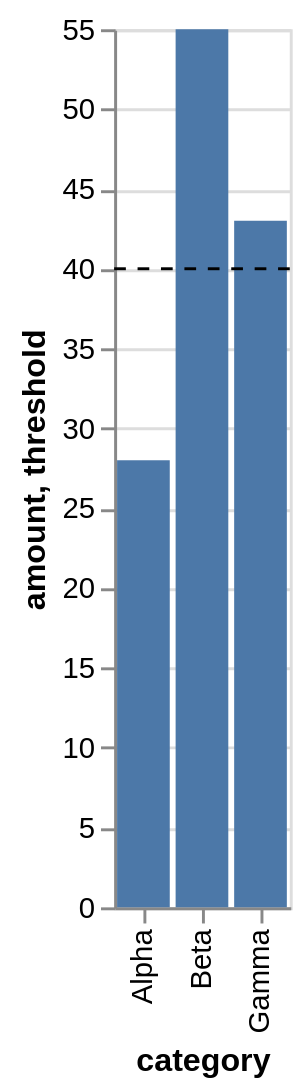

Source (Vega-Lite JSON):
### Vega-Lite specification from a JSON file in a GitHub repository (floating-point values rounded to 4 significant figures)
{"$schema": "https://vega.github.io/schema/vega-lite/v5.json", "description": "Two layers reading two different tables, and a third joined in beside them.", "layer": [{"data": {"values": [{"category": "Alpha", "amount": 28}, {"category": "Beta", "amount": 55}, {"category": "Gamma", "amount": 43}]}, "mark": "bar", "encoding": {"x": {"field": "category", "type": "nominal"}, "y": {"field": "amount", "type": "quantitative"}}}, {"data": {"values": [{"threshold": 40}]}, "mark": {"type": "rule", "strokeDash": [4, 4]}, "encoding": {"y": {"field": "threshold", "type": "quantitative"}}}]}
